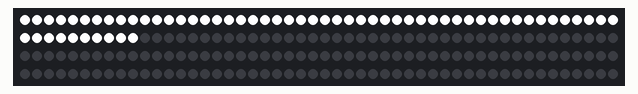
This sketch was run on a simulated Arduino Uno, built with avr-gcc and run on an emulated ATmega328P. Shown: 200 RGB LEDs in strip order, left to right, continuing on the next row. What the sketch prints to the serial monitor is not drawn.

Above: at 0.1 s.

The sketch:

pin-test.ino
```cpp
/*
  pin-test - lights up pixels 0-59 (60 pixels, from the start of the
  strip) solid white on pin 7 - same color as State 2 on the main board
  (03_STATION 1.MP3). Useful for visually counting/confirming how many
  physical LEDs the strip actually has.

  NUM_LEDS is set generously high (200, same as strip 1) just so the
  array is big enough - only the first 60 pixels actually get lit.

  DEBUG: prints a heartbeat over Serial every second and calls
  FastLED.show() continuously (not just once) - so we can tell apart
  "board isn't running this code" from "board IS running it but the
  strip isn't responding" (wiring/power issue on the data line).
*/

#include <FastLED.h>

#define DATA_PIN     5
#define NUM_LEDS     200
#define COLOR_ORDER  GRB
#define LIT_COUNT     60

CRGB leds[NUM_LEDS];
unsigned long lastHeartbeat = 0;

void setup() {
  Serial.begin(115200);
  FastLED.addLeds<WS2812B, DATA_PIN, COLOR_ORDER>(leds, NUM_LEDS);
  FastLED.clear();
  for (int i = 0; i < LIT_COUNT; i++) {
    leds[i] = CRGB::White;
  }
  FastLED.show();
  Serial.println(F("pin-test running - first 60 pixels should be white."));
}

void loop() {
  FastLED.show(); // repeated continuously, not just once at startup

  if (millis() - lastHeartbeat >= 1000) {
    lastHeartbeat = millis();
    Serial.println(F("pin-test heartbeat - still running, still showing first 60 white."));
  }
}
```
